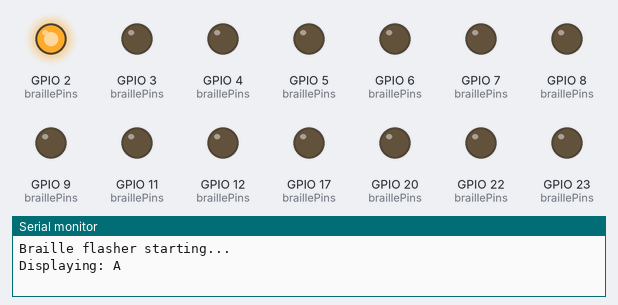
Recording of a sketch running on a simulated ESP32. On the bench: output pins drawn as LEDs (lit = HIGH), the last lines printed to the serial monitor.

Above: at 0.1 s.
At 9.1 s:
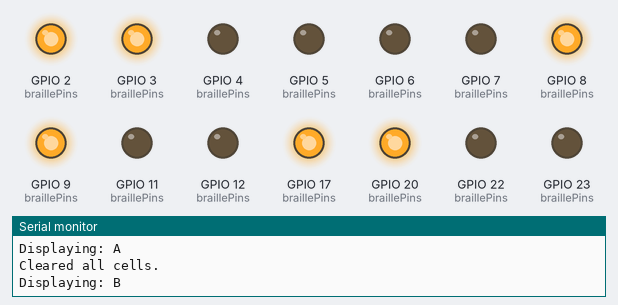
At 18.1 s:
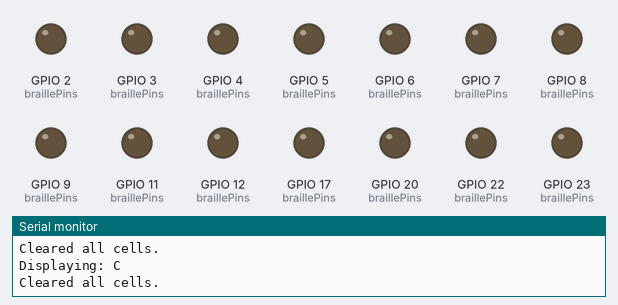
At 23.1 s:
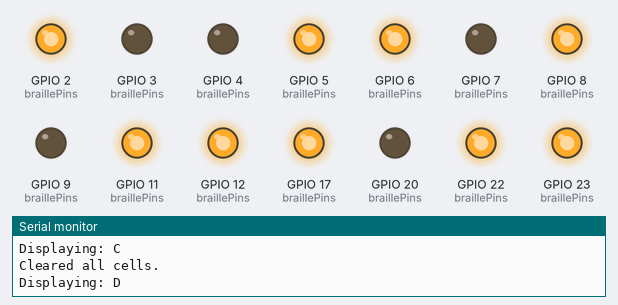
At 30.1 s:
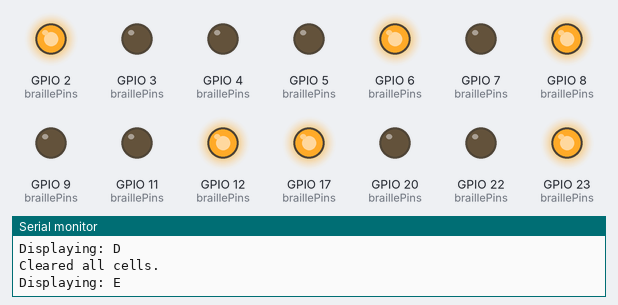
At 37.1 s:
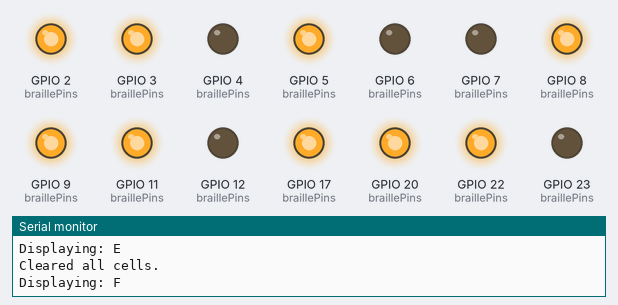
Timing chart, 0 to 40.0 s (numbered marks = the images above):
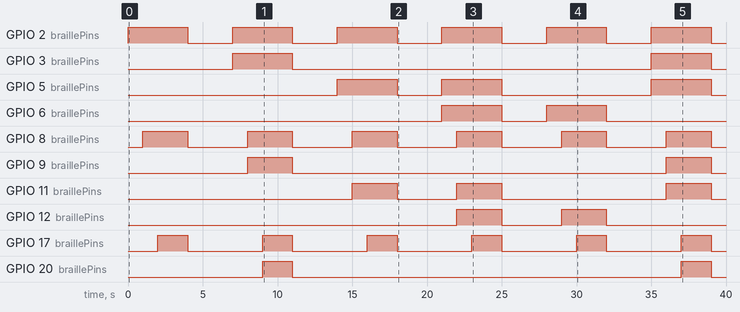

Measured:
- by itself, GPIO 2 (braillePins): alternates HIGH for 4.0 s and LOW for 3.0 s
- by itself, GPIO 3 (braillePins): alternates HIGH for 4.0 s and LOW for 24.0 s
- by itself, GPIO 5 (braillePins): goes HIGH 4.0 s, LOW 3.0 s, HIGH 4.0 s, LOW 10.0 s, HIGH 4.0 s, then LOW
- by itself, GPIO 6 (braillePins): LOW → HIGH at 21.0 s, → LOW 4.0 s later, → HIGH 3.0 s later, → LOW 4.0 s later, … (4 changes in this stretch)
- by itself, GPIO 8 (braillePins): alternates HIGH for 3.0 s and LOW for 4.0 s
- by itself, GPIO 9 (braillePins): alternates HIGH for 3.0 s and LOW for 25.0 s
- by itself, GPIO 11 (braillePins): goes HIGH 3.0 s, LOW 4.0 s, HIGH 3.0 s, LOW 11.0 s, HIGH 3.0 s, then LOW
- by itself, GPIO 12 (braillePins): LOW → HIGH at 22.0 s, → LOW 3.0 s later, → HIGH 4.0 s later, → LOW 3.0 s later, … (4 changes in this stretch)

The sketch:

Version1.ino
```cpp
// Braille pattern for letters A to Z
const byte brailleAlphabet[26][6] = {
  {1,0,0,0,0,0}, // A
  {1,1,0,0,0,0}, // B
  {1,0,0,1,0,0}, // C
  {1,0,0,1,1,0}, // D
  {1,0,0,0,1,0}, // E
  {1,1,0,1,0,0}, // F
  {1,1,0,1,1,0}, // G
  {1,1,0,0,1,0}, // H
  {0,1,0,1,0,0}, // I
  {0,1,0,1,1,0}, // J
  {1,0,1,0,0,0}, // K
  {1,1,1,0,0,0}, // L
  {1,0,1,1,0,0}, // M
  {1,0,1,1,1,0}, // N
  {1,0,1,0,1,0}, // O
  {1,1,1,1,0,0}, // P
  {1,1,1,1,1,0}, // Q
  {1,1,1,0,1,0}, // R
  {0,1,1,1,0,0}, // S
  {0,1,1,1,1,0}, // T
  {1,0,1,0,0,1}, // U
  {1,1,1,0,0,1}, // V
  {0,1,0,1,1,1}, // W
  {1,0,1,1,0,1}, // X
  {1,0,1,1,1,1}, // Y
  {1,0,1,0,1,1}  // Z
};

// Define the GPIO pins for each braille cell
const int braillePins[3][6] = {
  {2, 3, 4, 5, 6, 7},     // Braille Cell 1
  {8, 9, 10, 11, 12, 13},     // Braille Cell 2
  {17, 20, 21, 22, 23, 24}  // Braille Cell 3
};

void setup() {
  Serial.begin(115200);  // Start Serial Monitor
  Serial.println("Braille flasher starting...");

  for (int cell = 0; cell < 3; cell++) {
    for (int dot = 0; dot < 6; dot++) {
      pinMode(braillePins[cell][dot], OUTPUT);
    }
  }
}

void loop() {
  for (int i = 0; i < 26; i++) {  // Loop through A–Z
    char currentLetter = 'A' + i;
    Serial.print("Displaying: ");
    Serial.println(currentLetter);

    // Raise dots
    for (int cell = 0; cell < 3; cell++) {
      for (int dot = 0; dot < 6; dot++) {
        digitalWrite(braillePins[cell][dot], brailleAlphabet[i][dot]);
      }
      delay(1000);
    }

    delay(1000);  // Hold for 1 seconds

    // Lower dots
    for (int cell = 0; cell < 3; cell++) {
      for (int dot = 0; dot < 6; dot++) {
        digitalWrite(braillePins[cell][dot], LOW);
      }
    }

    Serial.println("Cleared all cells.\n");
    delay(3000);  // Pause before next letter
  }
}
```
